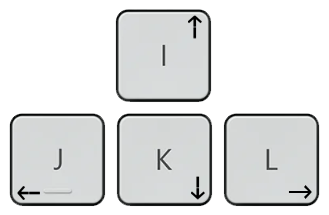
#> input picture AHK Arrowless Keyboard (CapsLock Edition)/ikjl-asset.png, 329 x 215 px
$ python bulk_img_enlarger.py
#> lines starting #> are read from the running program, lines starting #| are printed output that depends on the picture
import os
from PIL import Image
from typing import Tuple

def get_folder_paths() -> Tuple[str, str]:
    input_folder = input("Enter input folder path: ").strip()
#> the answer given: ../AHK Arrowless Keyboard (CapsLock Edition)
    output_folder = input("Enter output folder path (default: output_folder): ").strip() or 'output_folder/'
#> the answer given: out.png

    if not os.path.exists(input_folder):
        raise ValueError("Input folder does not exist")
    os.makedirs(output_folder, exist_ok=True)
    return input_folder, output_folder

def resize_image(input_path: str, output_path: str, target_size: Tuple[int, int], file_format: str) -> None:
    try:
        with Image.open(input_path) as img:
            resized_img = img.resize(target_size, Image.BICUBIC)
            save_params = {'PNG': {'format': 'PNG'},
                         'jpg': {'format': 'JPEG', 'quality': 100}}[file_format]
            resized_img.save(output_path, **save_params)
    except Exception as e:
        print(f"Error processing {input_path}: {e}")

def main():
    try:
        input_folder, output_folder = get_folder_paths()
        resize_multiplier = float(input("Enter resize multiplier (e.g., 2.0): ").strip())
#> the answer given: 100

        for filename in os.listdir(input_folder):
            if filename.lower().endswith(('.jpg', '.jpeg', '.png')):
                input_path = os.path.join(input_folder, filename)
                output_path = os.path.join(output_folder, filename)

                with Image.open(input_path) as img:
#> img is the input picture: PIL image 329x215 RGBA; mean R, G, B, A 187.6, 188.9, 188.7, 125.1
                    file_format = 'PNG' if filename.lower().endswith('.png') else 'jpg'
                    multiplier = min(resize_multiplier, 1.5) if file_format == 'PNG' else resize_multiplier
                    target_size = (int(img.width * multiplier), int(img.height * multiplier))
#> target_size = (493, 322)

                resize_image(input_path, output_path, target_size, file_format)
#> in resize_image, `resized_img = img.resize(target_size, Image.BICUBIC)`:
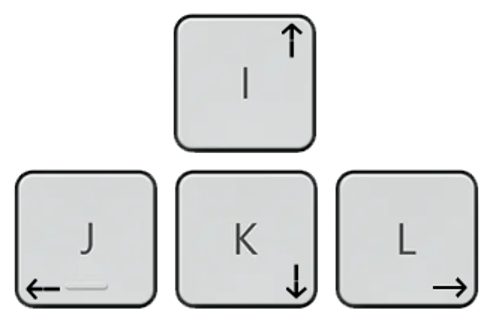
#> resized_img: PIL image 493x322 RGBA; mean R, G, B, A 97.2, 98.4, 98.2, 125; transparent parts drawn white
                print(f"Processed: {filename}")

    except Exception as e:
        print(f"Error: {e}")

if __name__ == "__main__":
    main()
